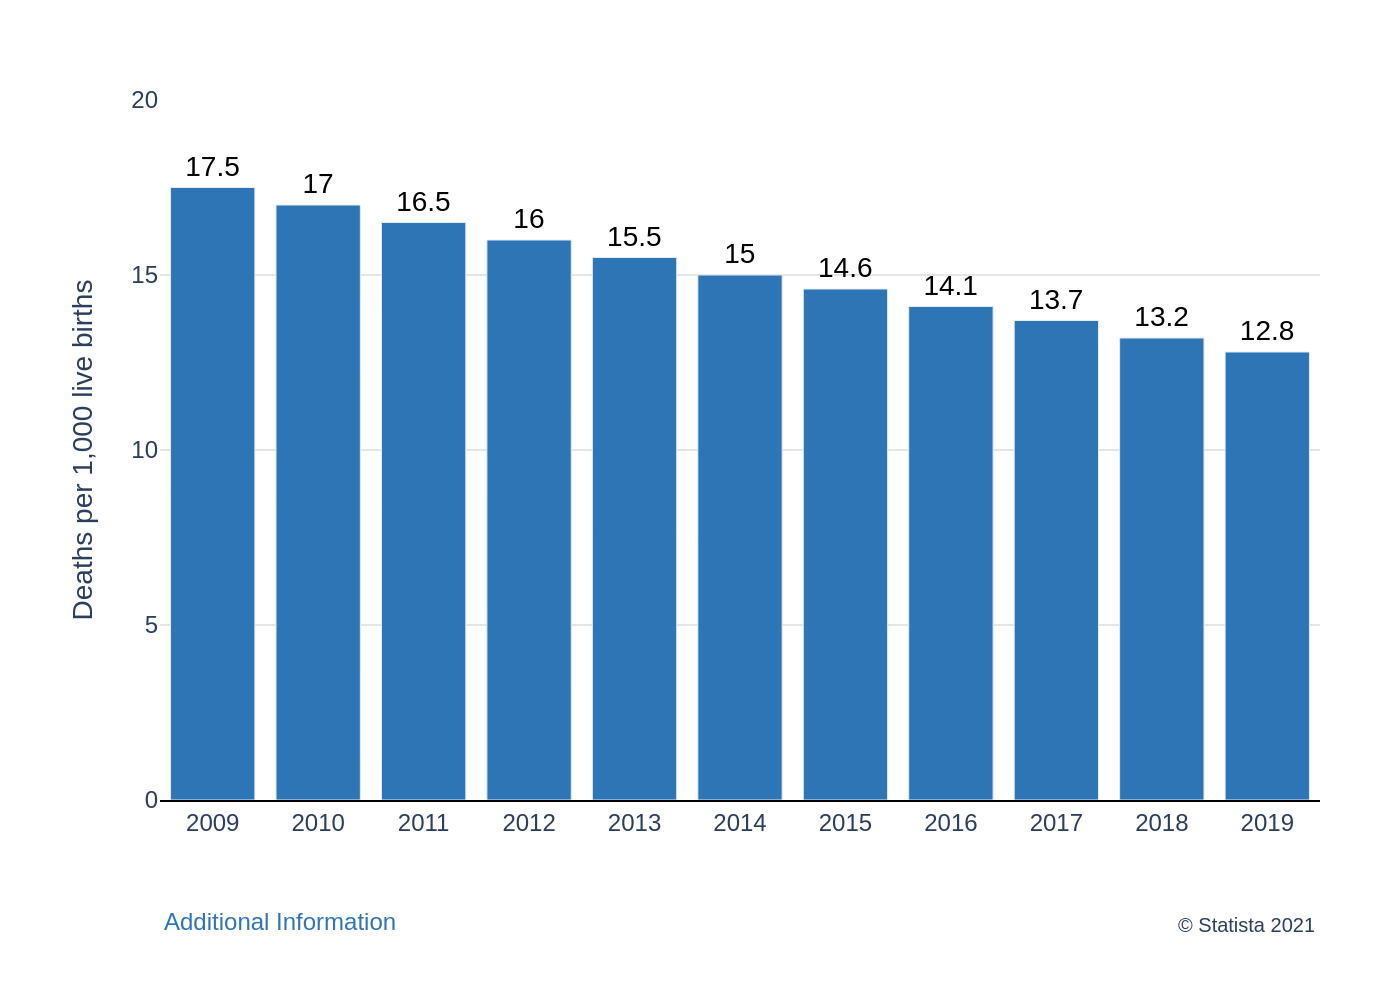

Recreate this plot in Python.
import sys
import json
from pathlib import Path
import plotly.graph_objects as go

if len(sys.argv) != 2:
    print("Usage: python script.py <path_to_json_file>")
    sys.exit(1)

json_path = Path(sys.argv[1])
if not json_path.is_file():
    print(f"Error: File not found at {json_path}")
    sys.exit(1)

with open(json_path, 'r', encoding='utf-8') as f:
    chart_info = json.load(f)

chart_data = chart_info["chart_data"]
texts = chart_info["texts"]
colors = chart_info["colors"]

x_values = [d['x'] for d in chart_data]
y_values = [d['y'] for d in chart_data]

fig = go.Figure()

bar_text = [f"{y:.1f}".replace('.0', '') for y in y_values]

fig.add_trace(go.Bar(
    x=x_values,
    y=y_values,
    marker_color=colors[0],
    text=bar_text,
    textposition='outside',
    cliponaxis=False,
    textfont=dict(
        family="Arial",
        size=14,
        color='black'
    )
))

# Combine title and subtitle
title_text = ""
if texts.get("title"):
    title_text += texts["title"]
if texts.get("subtitle"):
    title_text += f"<br><sub>{texts['subtitle']}</sub>"

fig.update_layout(
    title=dict(
        text=title_text,
        x=0.05,
        xanchor='left'
    ),
    xaxis=dict(
        title_text=texts.get("xaxis_title"),
        tickmode='array',
        tickvals=x_values,
        showgrid=False,
        zeroline=False,
        showline=True,
        linecolor='black',
        linewidth=1
    ),
    yaxis=dict(
        title_text=texts.get("yaxis_title"),
        range=[0, 20],
        showgrid=True,
        gridcolor='#E5E5E5',
        zeroline=False,
        showline=False,
        ticks='',
        tickformat=','
    ),
    font=dict(
        family="Arial",
        size=12
    ),
    plot_bgcolor='white',
    paper_bgcolor='white',
    showlegend=False,
    margin=dict(l=80, r=40, t=50, b=100),
    annotations=[
        dict(
            showarrow=False,
            text=texts.get("source", ""),
            xref="paper",
            yref="paper",
            x=1.0,
            y=-0.2,
            xanchor="right",
            yanchor="bottom",
            align="right",
            font=dict(size=10)
        ),
        dict(
            showarrow=False,
            text=texts.get("note", ""),
            xref="paper",
            yref="paper",
            x=0.0,
            y=-0.2,
            xanchor="left",
            yanchor="bottom",
            align="left",
            font=dict(size=12, color=colors[0])
        )
    ]
)

output_filename = json_path.with_suffix('.png')
fig.write_image(output_filename, scale=2)
print(f"Chart saved to {output_filename}")
